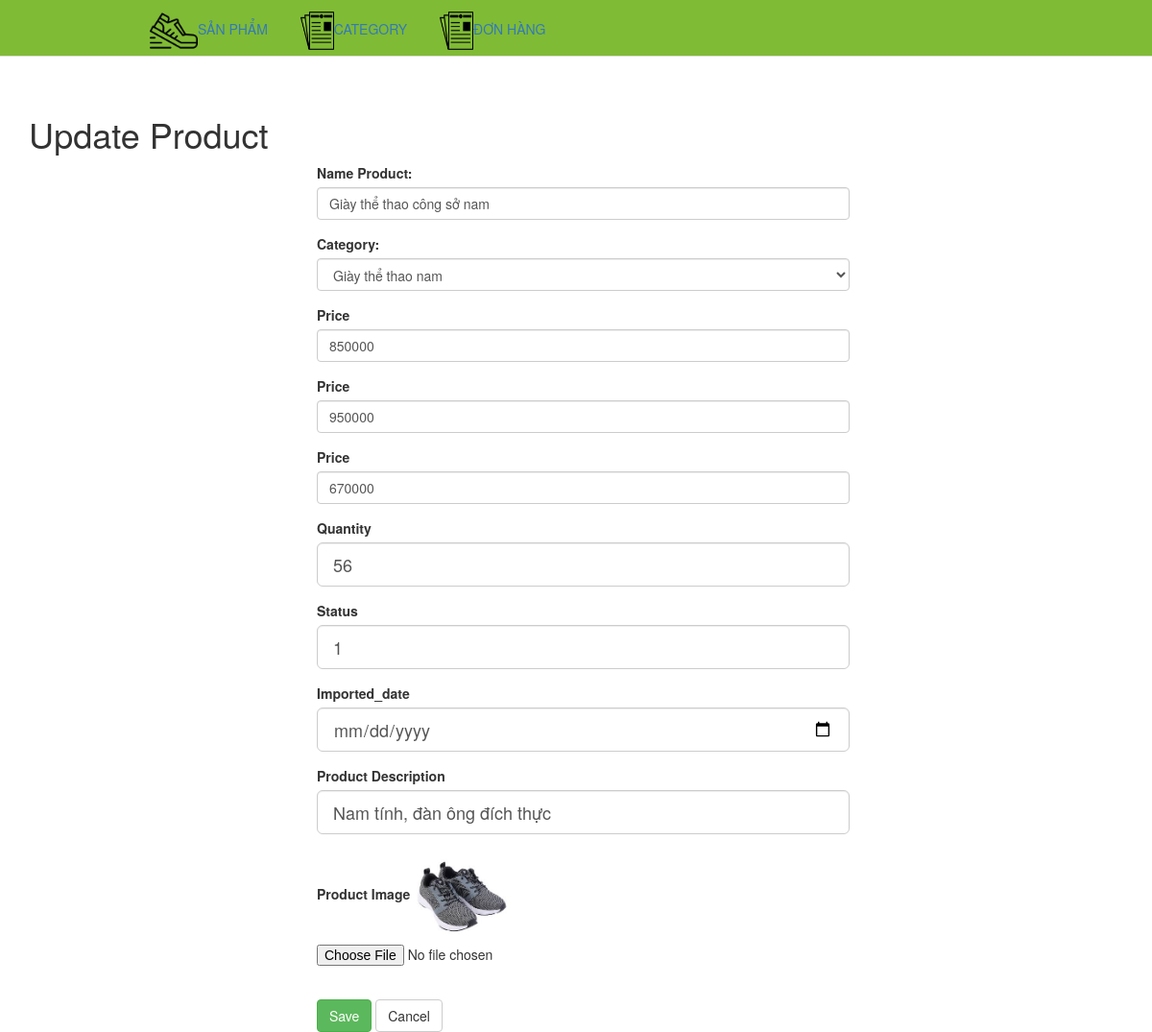
The page /updateProduct.php?prod_id=1 on the database its author committed.
### tables this page shows
CREATE TABLE `products` (
  `prod_id` int(11) NOT NULL,
  `prod_name` varchar(255) DEFAULT NULL,
  `image` varchar(255) DEFAULT NULL,
  `cat_id` int(11) NOT NULL,
  `sup_price` int(11) NOT NULL,
  `sell_price` int(11) NOT NULL,
  `sale_price` int(11) DEFAULT NULL,
  `quantity` int(11) DEFAULT NULL,
  `status` int(11) DEFAULT NULL,
  `imported_date` datetime DEFAULT NULL,
  `note` varchar(255) DEFAULT NULL,
  `views` int(11) DEFAULT NULL,
  `favorite` int(11) DEFAULT NULL
);

CREATE TABLE `categories` (
  `cat_id` int(11) NOT NULL,
  `cat_name` varchar(255) DEFAULT NULL,
  `description` varchar(255) DEFAULT NULL
);

### updateProduct.php (the view, shortened to what this page needs)
<?php
    function getproduct($idProduct)
    {
        $connect = mysqli_connect("localhost","root","","sale_management");
        mysqli_set_charset($connect,"utf8");
        $result=mysqli_query($connect,"SELECT * FROM products WHERE prod_id = $idProduct");
        $count=mysqli_num_rows($result);
        if($count > 0)
        {
            $row = $result->fetch_assoc();
            $prod_name = $row["prod_name"];
            $cat_id = $row["cat_id"];
            $sup_price = $row["sup_price"];
            $sell_price = $row["sell_price"];
            $sale_price = $row["sale_price"];
            $quantity = $row["quantity"];
            $status = $row["status"];
            $imported_date = $row["imported_date"];
            $note = $row["note"];
            $image = $row["image"];
        }
    }
    global $idProduct;
    getproduct($idProduct);
?>
<!DOCTYPE html>
<html lang="en">
<head>
    <link rel="stylesheet" href="https://maxcdn.bootstrapcdn.com/bootstrap/3.3.7/css/bootstrap.css">
</head>
<body>
    <?php
    require_once "indexQK.php";
     ?>
    <div class="container">
        <div class="row">
            <div class="col-md-6">
                <h1>Update Product</h1>
            </div>
        </div>
        <div class="row">
            <div class="col-md-6" style="margin-left: 300px">
                <form role="form" method = "post" action = ""  enctype="multipart/form-data" >
                    <div class="form-group">
                        <label for="productname" class="loginFormElement">Name Product:</label>
                        <input class="form-control" id="productname" type="text" name = "prod_name" value = "<?php echo $prod_name?>" >
                    </div>
                    <div class="form-group">
                        <label for="productname" class="loginFormElement" >Category:</label>
                        <select class="form-control" id="productSelect" placeholder = "cat_id" name = "cat_id">
                            <?php
                            $connect = mysqli_connect("localhost","root","","sale_management");
                            mysqli_set_charset($connect,"utf8");
                            $result=mysqli_query($connect,"SELECT * FROM categories");
                            $count=mysqli_num_rows($result);
                            if($count > 0)
                            {
                                while($row = $result->fetch_assoc())
                                {
                                    echo "<option  value='$row[cat_id]' ";
                                    if( $cat_id==$row['cat_id'])
                                    {
                                        echo "selected";
                                    }
                                    echo ">$row[cat_name]</option>";
                                }
                            }
                            ?>
                        </select>
                    </div>
                    <div class="form-group">
                        <label for="productprice" class="loginFormElement">Price</label>
                        <input class="form-control" id="productprice"  name = "sup_price" value = "<?php echo $sup_price ?>">
                    </div>
                    <div class="form-group">
                        <label for="productprice" class="loginFormElement">Price</label>
                        <input class="form-control" id="productprice"  name = "sell_price" value = "<?php echo $sell_price ?>">
                    </div>
                    <div class="form-group">
                        <label for="productprice" class="loginFormElement">Price</label>
                        <input class="form-control" id="productprice"  name = "sale_price" value = "<?php echo $sale_price ?>">
                    </div>
                    <div class="form-group">
                        <label class="loginformelement" for="productdescription">Quantity</label>
                        <input id="productdescription" class="form-control input-lg"  type="text" name = "quantity" value = "<?php echo $quantity?>">
                    </div>
                    <div class="form-group">
                        <label class="loginformelement" for="productdescription">Status</label>
                        <input id="productdescription" class="form-control input-lg"  type="text" name = "status" value= "<?php echo  $status?>">
                    </div>
                    <div class="form-group">
                        <label class="loginformelement" for="productdescription">Imported_date</label>
                        <input id="productdescription" class="form-control input-lg"  type="date" name = "imported_date" value = "<?php echo  $imported_date?>">
                    </div>
                    <div class="form-group">
                        <label class="control-label">Product Description</label>
                        <input id="productdescription" class="form-control input-lg"  type="text" name = "note" value = "<?php echo $note?>">
                    </div>
                    <div class="form-group">
                        <label class="loginformelement" for="productdescription">Product Image</label>
                        <img src = "<?php echo $image?> " name ="avata" alt="Smiley face" height="100" wclassth="100" >
                        <input type="file" name="image" id="fileToUpload" value = "<?php echo $image?>">
                    </div>
                    <br>
                    <button  type="submit" name = "update" class="btn btn-success">Save</button>
                    <a href="trangProduct.php" class="btn btn-default">Cancel</a>
                </form>
            </div>
        </div>
    </div>
</body>
</html>

### css/test.css (style rules this page uses)
* { padding: 0px; margin: 0px; }
div { padding: 0px; margin: 0px; }
button { background-color: #80bb35; }
a { text-decoration: none; }
img { max-height: 100%; max-width: 100%; transition: 0.75s }
label { display: inline-block; max-width: 100%; margin-bottom: 5px; font-weight: bold; }
button { color: white; }

### rows shown on the page
products: prod_name "Giày thể thao công sở nam", cat_id "Giày thể thao nam", sup_price "850000", sell_price "950000", sale_price "670000", quantity "56", status "1", note "Nam tính, đàn ông đích thực", image (picture)
